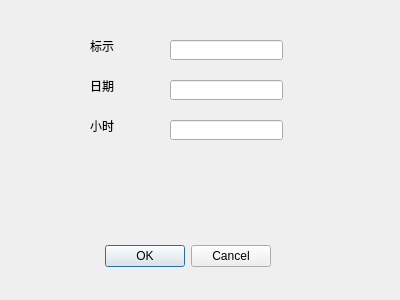
<?xml version="1.0" encoding="UTF-8"?>
<ui version="4.0">
 <class>AddTimeCardDialog</class>
 <widget class="QDialog" name="AddTimeCardDialog">
  <property name="geometry">
   <rect>
    <x>0</x>
    <y>0</y>
    <width>400</width>
    <height>300</height>
   </rect>
  </property>
  <property name="windowTitle">
   <string>Dialog</string>
  </property>
  <widget class="QDialogButtonBox" name="buttonBox">
   <property name="geometry">
    <rect>
     <x>-70</x>
     <y>240</y>
     <width>341</width>
     <height>32</height>
    </rect>
   </property>
   <property name="orientation">
    <enum>Qt::Horizontal</enum>
   </property>
   <property name="standardButtons">
    <set>QDialogButtonBox::Cancel|QDialogButtonBox::Ok</set>
   </property>
  </widget>
  <widget class="QLabel" name="label_ID">
   <property name="geometry">
    <rect>
     <x>90</x>
     <y>40</y>
     <width>54</width>
     <height>12</height>
    </rect>
   </property>
   <property name="text">
    <string>标示</string>
   </property>
  </widget>
  <widget class="QLineEdit" name="lineEditID">
   <property name="geometry">
    <rect>
     <x>170</x>
     <y>40</y>
     <width>113</width>
     <height>20</height>
    </rect>
   </property>
   <property name="inputMask">
    <string/>
   </property>
  </widget>
  <widget class="QLineEdit" name="lineEditDate">
   <property name="geometry">
    <rect>
     <x>170</x>
     <y>80</y>
     <width>113</width>
     <height>20</height>
    </rect>
   </property>
  </widget>
  <widget class="QLabel" name="label_Date">
   <property name="geometry">
    <rect>
     <x>90</x>
     <y>80</y>
     <width>54</width>
     <height>12</height>
    </rect>
   </property>
   <property name="text">
    <string>日期</string>
   </property>
  </widget>
  <widget class="QLabel" name="label_Times">
   <property name="geometry">
    <rect>
     <x>90</x>
     <y>120</y>
     <width>54</width>
     <height>12</height>
    </rect>
   </property>
   <property name="text">
    <string>小时</string>
   </property>
  </widget>
  <widget class="QLineEdit" name="lineEditTimes">
   <property name="geometry">
    <rect>
     <x>170</x>
     <y>120</y>
     <width>113</width>
     <height>20</height>
    </rect>
   </property>
  </widget>
 </widget>
 <resources/>
 <connections>
  <connection>
   <sender>buttonBox</sender>
   <signal>accepted()</signal>
   <receiver>AddTimeCardDialog</receiver>
   <slot>accept()</slot>
   <hints>
    <hint type="sourcelabel">
     <x>248</x>
     <y>254</y>
    </hint>
    <hint type="destinationlabel">
     <x>157</x>
     <y>274</y>
    </hint>
   </hints>
  </connection>
  <connection>
   <sender>buttonBox</sender>
   <signal>rejected()</signal>
   <receiver>AddTimeCardDialog</receiver>
   <slot>reject()</slot>
   <hints>
    <hint type="sourcelabel">
     <x>316</x>
     <y>260</y>
    </hint>
    <hint type="destinationlabel">
     <x>286</x>
     <y>274</y>
    </hint>
   </hints>
  </connection>
 </connections>
</ui>
